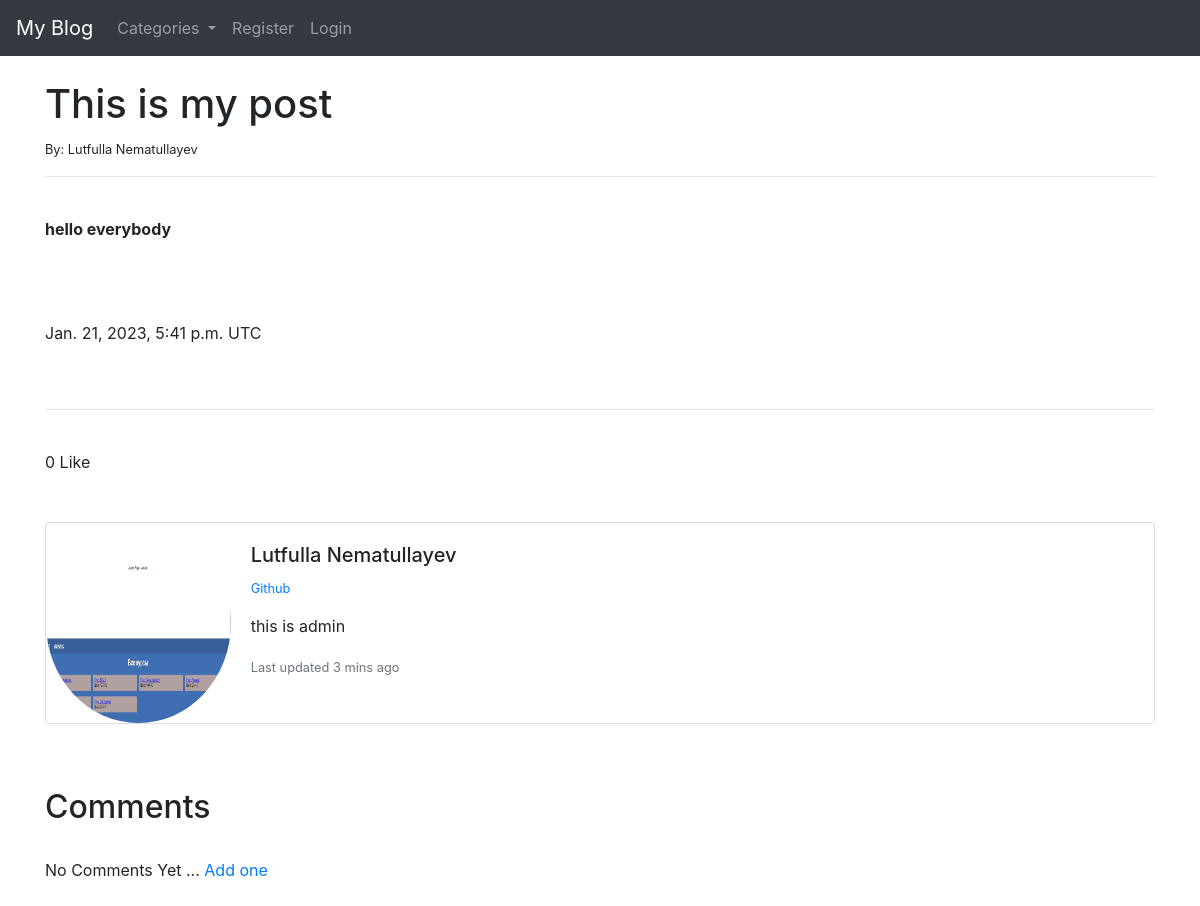
Screenshot of /article/4 with the database file from the repository.
### theblog/models.py (models this page shows, shortened)
class Post(models.Model):
    title = models.CharField(max_length=255)
    header_image = models.ImageField(null=True, blank=True, upload_to='images/')
    title_tag = models.CharField(max_length=255, default='Blog')
    author = models.ForeignKey(User, on_delete=models.CASCADE)
    body = RichTextField(blank=True, null=True)
    added_date = models.DateTimeField(auto_now_add=True)
    category = models.CharField(max_length=255, default='coding')
    snippet = models.CharField(max_length=255)
    likes = models.ManyToManyField(User, related_name='blog_posts')
    def total_likes(self):
        return self.likes.count()

class Profile(models.Model):
    user = models.OneToOneField(User, null=True, on_delete=models.CASCADE)
    bio = models.TextField()
    profile_pic = models.ImageField(null=True, blank=True, upload_to='images/profile')
    website_url = models.CharField(max_length=255, null=True, blank=True)
    facebook_url = models.CharField(max_length=255, null=True, blank=True)
    instagram_url = models.CharField(max_length=255, null=True, blank=True)
    telegram_url = models.CharField(max_length=255, null=True, blank=True)
    github_url = models.CharField(max_length=255, null=True, blank=True)
    linkedin_url = models.CharField(max_length=255, null=True, blank=True)

### theblog/views.py (the view)
# urls.py: path('article/<int:pk>', AritcleDetailView.as_view(), name='article-detail'),
class AritcleDetailView(DetailView):
    model = Post
    template_name = 'article_details.html'
    def get_context_data(self, *args, **kwargs):
        cat_menu = Category.objects.all()
        context = super(AritcleDetailView, self).get_context_data(*args, **kwargs)
        stuff = get_object_or_404(Post, id=self.kwargs['pk'])
        total_likes = stuff.total_likes()
        liked = False
        if stuff.likes.filter(id=self.request.user.id).exists():
            liked = True
        context["cat_menu"] = cat_menu
        context['total_likes'] = total_likes
        context['liked'] = liked
        return context

### theblog/models.py (called while the page is built)
    def __str__(self):
        return self.name

### theblog/templates/article_details.html (shortened to what this page needs)
{% extends 'base.html' %}
{% load static %}
{% block content %}
    <h1>{{ post.title }}</h1>
    <small>By: {{ post.author.first_name }}
        {{ post.author.last_name }}</small><br/>
    <hr>
    <br/>
    <div>
    {{ post.body|safe }}<br>
    </div>
    {{ post.added_date }} UTC
    <br/><br/>
<br>
<hr>
<br>
<form action="{% url 'like_post' post.pk %}" method="POST">
    {% if total_likes > 1 %}
    {{ total_likes }} Likes
    {% else %}
    {{ total_likes }} Like
    {% endif %}
</form>
<br><br>
<div class="card mb-3">
  <div class="row no-gutters">
    <div class="col-md-2">
    {% if post.author.profile.profile_pic %}
      <img src="{{ post.author.profile.profile_pic.url }}" class="card-img rounded-circle" height=200>
    {% else %}
        <img src="{% static 'theblog/images/default-pic.jpg' %}" class="card-img rounded-circle" >
        {% endif %}
    </div>
    <div class="col-md-8">
      <div class="card-body">
        <h5 class="card-title">
            {{ post.author.first_name }}
            {{ post.author.last_name }}</h5>
          <p class="small text-muted">
              {% if post.author.profile.github_url %}
              <a href="{{ post.author.profile.github_url }}">Github </a>
              {% endif %}
          </p>
        <p class="card-text">{{ post.author.profile.bio }}</p>
        <p class="card-text"><small class="text-muted">Last updated 3 mins ago</small></p>
      </div>
    </div>
  </div>
</div>
<br><br>
<h2>Comments</h2>
<br>
{% if not post.comments.all %}
    No Comments Yet ... <a href="{% url 'add_comment' post.pk %}">
                           Add one </a>
    {% endif %}
<br><br>
{% endblock %}

### rows the page displays
Post: title "This is my post", author.first_name "Lutfulla", author.last_name "Nematullayev", body "hello everybody", added_date "Jan. 21, 2023, 5:41 p.m.", author.profile.profile_pic (picture), author.profile.bio "this is admin"

### other values shown
{{ total_likes }} "0"
